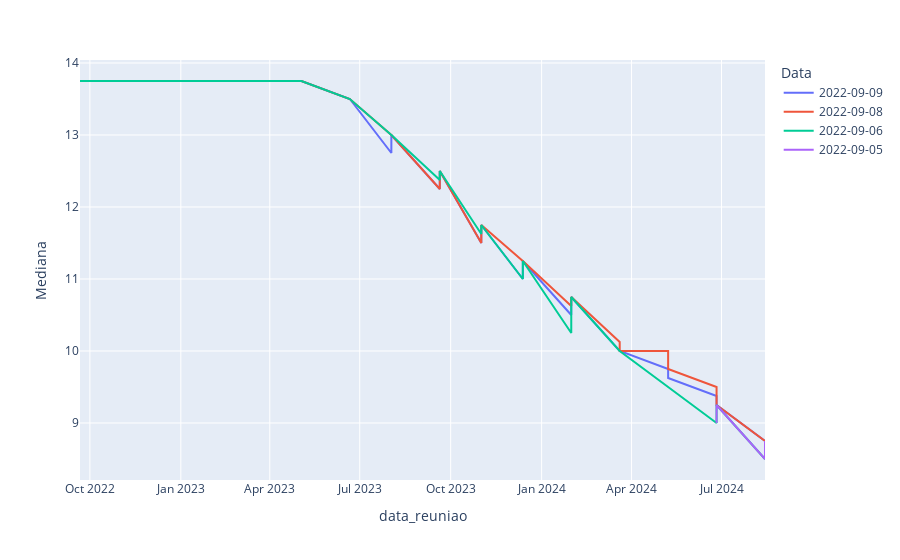

The cell this chart's notebook holds for it:
### Code cell
# Gráfico iterativo utilizando o plotly
fig=px.line(df_selic,x='data_reuniao',y='Mediana', color='Data')
# Gerando arquivo com o resultado
# plotly.offline.plot(fig, show_link = True,filename=f'./output/IPCA_forcast.html')
fig.show()

### Figure 1 — Plotly figure (JSON) as saved in the notebook; plotly's stock layout.template omitted (floating-point values rounded to 4 significant figures)
{"data": [{"hovertemplate": "Data=2022-09-09<br>data_reuniao=%{x}<br>Mediana=%{y}<extra></extra>", "legendgroup": "2022-09-09", "line": {"color": "#636efa", "dash": "solid"}, "marker": {"symbol": "circle"}, "mode": "lines", "name": "2022-09-09", "orientation": "v", "showlegend": true, "type": "scatter", "x": ["2022-09-21", "2022-09-21", "2022-10-26", "2022-10-26", "2022-12-07", "2022-12-07", "2023-02-01", "2023-02-01", "2023-03-22", "2023-03-22", "2023-05-03", "2023-05-03", "2023-06-21", "2023-06-21", "2023-08-02", "2023-08-02", "2023-09-20", "2023-09-20", "2023-11-01", "2023-11-01", "2023-12-13", "2023-12-13", "2024-01-31", "2024-01-31", "2024-03-20", "2024-03-20", "2024-05-08", "2024-05-08", "2024-06-26", "2024-06-26", "2024-08-14", "2024-08-14"], "xaxis": "x", "y": [13.75, 13.75, 13.75, 13.75, 13.75, 13.75, 13.75, 13.75, 13.75, 13.75, 13.75, 13.75, 13.5, 13.5, 12.75, 13, 12.25, 12.5, 11.5, 11.75, 11, 11.25, 10.5, 10.75, 10, 10, 9.75, 9.625, 9.375, 9.25, 8.75, 8.75], "yaxis": "y"}, {"hovertemplate": "Data=2022-09-08<br>data_reuniao=%{x}<br>Mediana=%{y}<extra></extra>", "legendgroup": "2022-09-08", "line": {"color": "#EF553B", "dash": "solid"}, "marker": {"symbol": "circle"}, "mode": "lines", "name": "2022-09-08", "orientation": "v", "showlegend": true, "type": "scatter", "x": ["2022-09-21", "2022-09-21", "2022-10-26", "2022-10-26", "2022-12-07", "2022-12-07", "2023-02-01", "2023-02-01", "2023-03-22", "2023-03-22", "2023-05-03", "2023-05-03", "2023-06-21", "2023-06-21", "2023-08-02", "2023-08-02", "2023-09-20", "2023-09-20", "2023-11-01", "2023-11-01", "2023-12-13", "2023-12-13", "2024-01-31", "2024-01-31", "2024-03-20", "2024-03-20", "2024-05-08", "2024-05-08", "2024-06-26", "2024-06-26", "2024-08-14", "2024-08-14"], "xaxis": "x", "y": [13.75, 13.75, 13.75, 13.75, 13.75, 13.75, 13.75, 13.75, 13.75, 13.75, 13.75, 13.75, 13.5, 13.5, 13, 13, 12.25, 12.5, 11.5, 11.75, 11.25, 11.25, 10.62, 10.75, 10.12, 10, 10, 9.75, 9.5, 9.25, 8.75, 8.75], "yaxis": "y"}, {"hovertemplate": "Data=2022-09-06<br>data_reuniao=%{x}<br>Mediana=%{y}<extra></extra>", "legendgroup": "2022-09-06", "line": {"color": "#00cc96", "dash": "solid"}, "marker": {"symbol": "circle"}, "mode": "lines", "name": "2022-09-06", "orientation": "v", "showlegend": true, "type": "scatter", "x": ["2022-09-21", "2022-09-21", "2022-10-26", "2022-10-26", "2022-12-07", "2022-12-07", "2023-02-01", "2023-02-01", "2023-03-22", "2023-03-22", "2023-05-03", "2023-05-03", "2023-06-21", "2023-06-21", "2023-08-02", "2023-08-02", "2023-09-20", "2023-09-20", "2023-11-01", "2023-11-01", "2023-12-13", "2023-12-13", "2024-01-31", "2024-01-31", "2024-03-20", "2024-03-20", "2024-05-08", "2024-05-08", "2024-06-26", "2024-06-26", "2024-08-14", "2024-08-14"], "xaxis": "x", "y": [13.75, 13.75, 13.75, 13.75, 13.75, 13.75, 13.75, 13.75, 13.75, 13.75, 13.75, 13.75, 13.5, 13.5, 13, 13, 12.38, 12.5, 11.62, 11.75, 11, 11.25, 10.25, 10.75, 10, 10, 9.5, 9.5, 9, 9.25, 8.5, 8.75], "yaxis": "y"}, {"hovertemplate": "Data=2022-09-05<br>data_reuniao=%{x}<br>Mediana=%{y}<extra></extra>", "legendgroup": "2022-09-05", "line": {"color": "#ab63fa", "dash": "solid"}, "marker": {"symbol": "circle"}, "mode": "lines", "name": "2022-09-05", "orientation": "v", "showlegend": true, "type": "scatter", "x": ["2024-06-26", "2024-06-26", "2024-08-14", "2024-08-14"], "xaxis": "x", "y": [9, 9.25, 8.5, 8.75], "yaxis": "y"}], "layout": {"legend": {"title": {"text": "Data"}, "tracegroupgap": 0}, "margin": {"t": 60}, "xaxis": {"anchor": "y", "domain": [0, 1], "title": {"text": "data_reuniao"}}, "yaxis": {"anchor": "x", "domain": [0, 1], "title": {"text": "Mediana"}}}}
